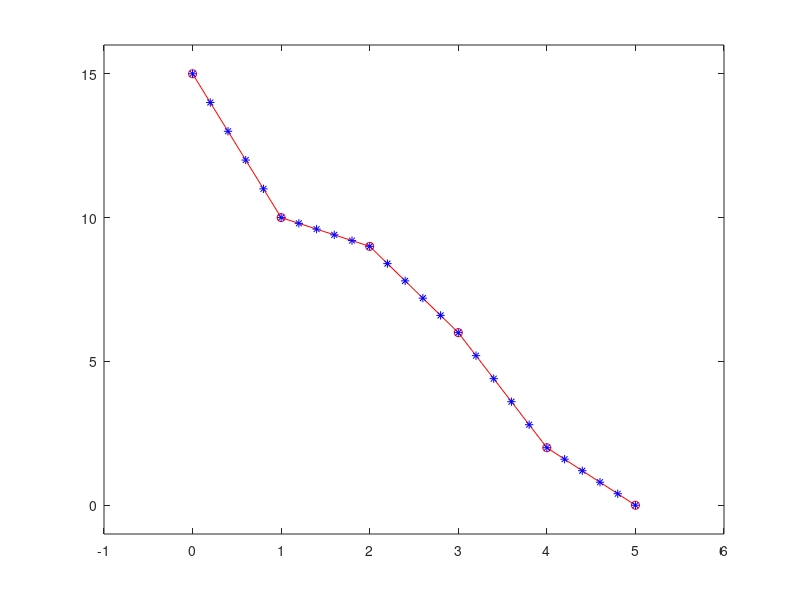

Reproduce this figure in MATLAB.
x= 0:5;
y= [15, 10, 9, 6, 2,0];

newx= 0:0.2:5;
newy= interp1(x,y,newx);

plot(x,y,'-ro',newx,newy,'b*');
axis([-1,6,-1,16]);